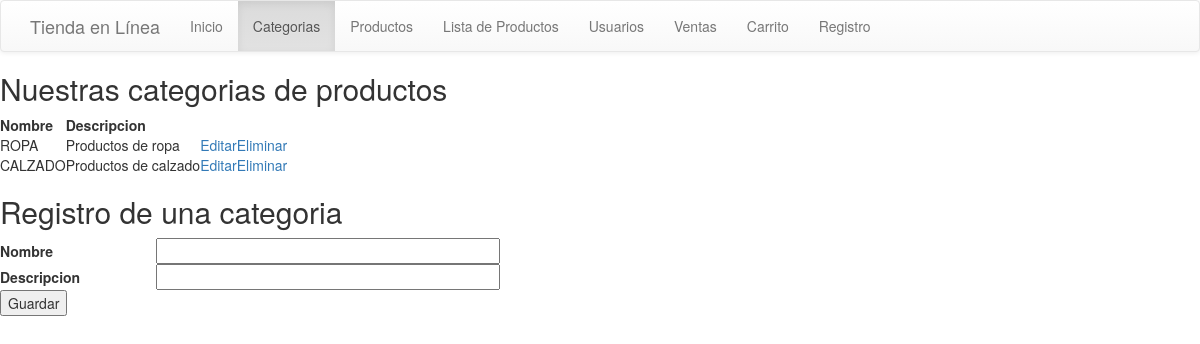
The app's page /category/index.php with its own data.
### tables this page shows
CREATE TABLE `category` ( 
	`category_id` Int( 11 ) AUTO_INCREMENT NOT NULL,
	`cate_name` VarChar( 50 ) NOT NULL,
	`cate_description` VarChar( 144 ) NULL,
	PRIMARY KEY ( `category_id` ) )
CHARACTER SET = utf8
COLLATE = utf8_general_ci;

### category/category.model.php (called while the page is built, shortened)
<?php
class CategoryModel
{
	private $pdo;
	public function __CONSTRUCT()
	{
		try
		{
			$this->pdo = new PDO('mysql:host=localhost;dbname=ecommerce', 'root', '');
			$this->pdo->setAttribute(PDO::ATTR_ERRMODE, PDO::ERRMODE_EXCEPTION);
		}
		catch(Exception $e)
		{
			die($e->getMessage());
		}
	}
	public function Listar()
	{
		try
		{
			$result = array();
			$stm = $this->pdo->prepare("SELECT * FROM category");
			$stm->execute();
			foreach($stm->fetchAll(PDO::FETCH_OBJ) as $r)
			{
				$cate = new Category();
				$cate->__SET('category_id', $r->category_id);
				$cate->__SET('cate_name', $r->cate_name);
				$cate->__SET('cate_description', $r->cate_description);
				$result[] = $cate;
			}
			return $result;
		}
		catch(Exception $e)
		{
			die($e->getMessage());
		}
	}
}

### category/category.entidad.php (called while the page is built, shortened)
<?php
class Category
{
	public function __GET($k){ return $this->$k; }
	public function __SET($k, $v){ return $this->$k = $v; }
}

### category/index.php (the view, shortened to what this page needs)
<?php
require_once 'category.entidad.php';
require_once 'category.model.php';
$prod = new Category();
$model = new CategoryModel();
?>
<!DOCTYPE html>
<html lang="es">
	<head>
	    <link rel="stylesheet" href="http://yui.yahooapis.com/pure/0.5.0/pure-min.css">
		<link href="https://maxcdn.bootstrapcdn.com/bootstrap/3.3.6/css/bootstrap.min.css" rel="stylesheet">
        <link rel="stylesheet" href="https://maxcdn.bootstrapcdn.com/bootstrap/3.3.6/css/bootstrap-theme.min.css">
	</head>
    <body>
        <nav class="navbar navbar-default" rol="navegation">
        <div class="container">
            <div class="navbar-header">
                <a class="navbar-brand" href="index.php">Tienda en Línea</a>
            </div>
            <div class="collapse navbar-collapse" id="navbar">
                <ul class="nav navbar-nav">
                    <li>
                        <a href="/ecommerce/index.php">Inicio</a>
                    </li>
                    <li class="active">
                        <a href="category/">Categorias</a>
                    </li>
                    <li>
                        <a href="/ecommerce/product/index.php">Productos</a>
                    </li>
                    <li>
                        <a href="/ecommerce/productsList/index.php">Lista de Productos</a>
                    </li>
                    <li>
                        <a href="/ecommerce/people/index.php">Usuarios</a>
                    </li>
                    <li>
                        <a href="/ecommerce/sale/index.php">Ventas</a>
                    </li>
                    <li>
                        <a href="/ecommerce/carrito.php">Carrito</a>
                    </li>
                    <li>
                        <a href="/ecommerce/registro.php">Registro</a>
                    </li>
                </ul>
            </div>
        </div>
    </nav>
           <h2>Nuestras categorias de productos</h2>
         <div class="pure-g">
            <div class="pure-u-1-12">
                <table class="pure-table pure-table-horizontal">
                    <thead>
                        <tr>
                            <th style="text-align:left;">Nombre</th>
                            <th style="text-align:left;">Descripcion</th>
                            <th></th>
                            <th></th>
                        </tr>
                    </thead>
                    <?php foreach($model->Listar() as $r): ?>
                        <tr>
                            <td><?php echo $r->__GET('cate_name'); ?></td>
                            <td><?php echo $r->__GET('cate_description'); ?></td>
                            <td>
                                <a href="?action=editar&category_id=<?php echo $r->category_id; ?>">Editar</a>
                            </td>
                            <td>
                                <a href="?action=eliminar&category_id=<?php echo $r->category_id; ?>">Eliminar</a>
                            </td>
                        </tr>
                    <?php endforeach; ?>
                </table>
                <h2>Registro de una categoria</h2>
                <form action="?action=<?php echo $prod->category_id > 0 ? 'actualizar' : 'registrar'; ?>" method="post" class="pure-form pure-form-stacked" style="margin-bottom:30px;">
                    <table style="width:500px;">
                        <tr>
                            <th style="text-align:left;">Nombre</th>
                            <td><input type="text" name="cate_name" value="<?php echo $prod->__GET('cate_name'); ?>" style="width:100%;" /></td>
                        </tr>
                        <tr>
                            <th style="text-align:left;">Descripcion</th>
                            <td><input type="text" name="cate_description" value="<?php echo $prod->__GET('cate_description'); ?>" style="width:100%;" /></td>
                        </tr>
                        <tr>
                            <td colspan="2">
                                <button type="submit" class="pure-button pure-button-primary">Guardar</button>
                            </td>
                        </tr>
                    </table>
                </form>
            </div>
        </div>
    </body>
</html>

### records on screen
category: __GET "ROPA", __GET "Productos de ropa"
category: __GET "CALZADO", __GET "Productos de calzado"
